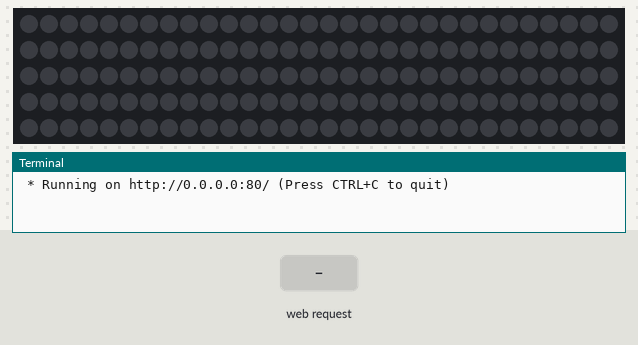
Simulated run of this program. Board: Raspberry Pi (BCM pin numbers). On the bench: 150 RGB LEDs in strip order, left to right, continuing on the next row, the last lines printed to the terminal. The test bench sets the inputs (shaded band). Dim RGB values are drawn brighter than linear; the clock reads 2024-03-15 10:24:30 at power-on unless the program sets it.

Above: at 1.2 s.
1.3 s: HTTP request for / received with the fields color=red
At 2.57 s:
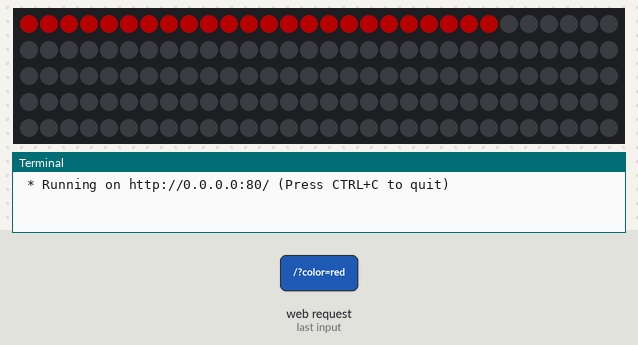
At 10.2 s:
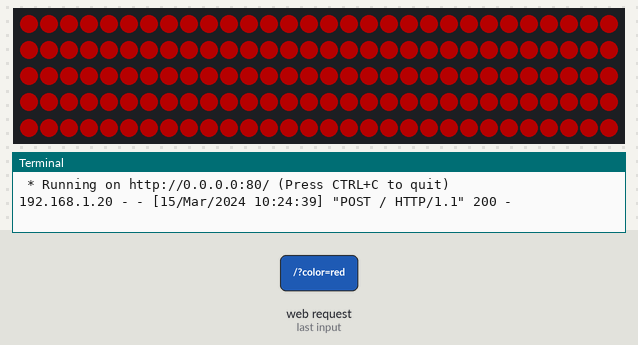

Measured:
- after the input at 1.3 s, the LEDs: first change at once (image 1 shows a later state)

The program:

ControlLED.py
```python
#!usr/bin/env/python3

from flask import Flask, render_template, session, request, redirect, url_for
import board
import neopixel
import time
from rpi_ws281x import *
import argparse

app = Flask(__name__)

#LED strip configuration:
LED_COUNT      = 150     # Number of LED pixels.
LED_PIN        = 18      # GPIO pin connected to the pixels (18 uses PWM!).
#LED_PIN        = 10      # GPIO pin connected to the pixels (10 uses SPI /dev/spidev0.0).
LED_FREQ_HZ    = 800000  # LED signal frequency in hertz (usually 800khz)
LED_DMA        = 10      # DMA channel to use for generating a signal (try 10)
LED_BRIGHTNESS = 65      # Set to 0 for darkest and 255 for brightest
LED_INVERT     = False   # True to invert the signal (when using NPN transistor level shift)
LED_CHANNEL    = 0       # set to '1' for GPIOs 13, 19, 41, 45 or 53

# Create NeoPixel object with appropriate configuration.
strip = Adafruit_NeoPixel(LED_COUNT, LED_PIN, LED_FREQ_HZ, LED_DMA, LED_INVERT, LED_BRIGHTNESS, LED_CHANNEL)
    # Intialize the library (must be called once before other functions).
strip.begin()

def ledcolor(strip, color, wait_ms=50):
    for i in range(strip.numPixels()):
        strip.setPixelColor(i, color)
        strip.show()
        time.sleep(wait_ms/1000.0)

@app.route("/", methods=["GET", "POST"])
def home():
	if request.method == "POST":
		color = request.form["color"]
		if color == "red":
			ledcolor(strip, Color(255,0,0))
			return render_template("ledbutton.html")
		if color == "clearLED":
			ledcolor(strip, Color(0,0,0))
			return render_template("ledbutton.html")
		if color == "orange":
			ledcolor(strip, Color(255,165,0))
			return render_template("ledbutton.html")
		if color == "yellow":
			ledcolor(strip, Color(255,255,0))
			return render_template("ledbutton.html")
		if color == "green":
			ledcolor(strip, Color(0,255,0))
			return render_template("ledbutton.html")
		if color == "blue":
			ledcolor(strip, Color(0,0,255))
			return render_template("ledbutton.html")
		if color == "violet":
			ledcolor(strip, Color(255,0,255))
			return render_template("ledbutton.html")
		if color == "gold":
			ledcolor(strip, Color(218,165,32))
			return render_template("ledbutton.html")
	else:
		return render_template("ledbutton.html")


if __name__ == "__main__":
    app.run(debug=True, port=80, host="0.0.0.0")
    parser = argparse.ArgumentParser()
    parser.add_argument('-c', '--clear', action='store_true', help='clear the display on exit')
    args = parser.parse_args()
```
